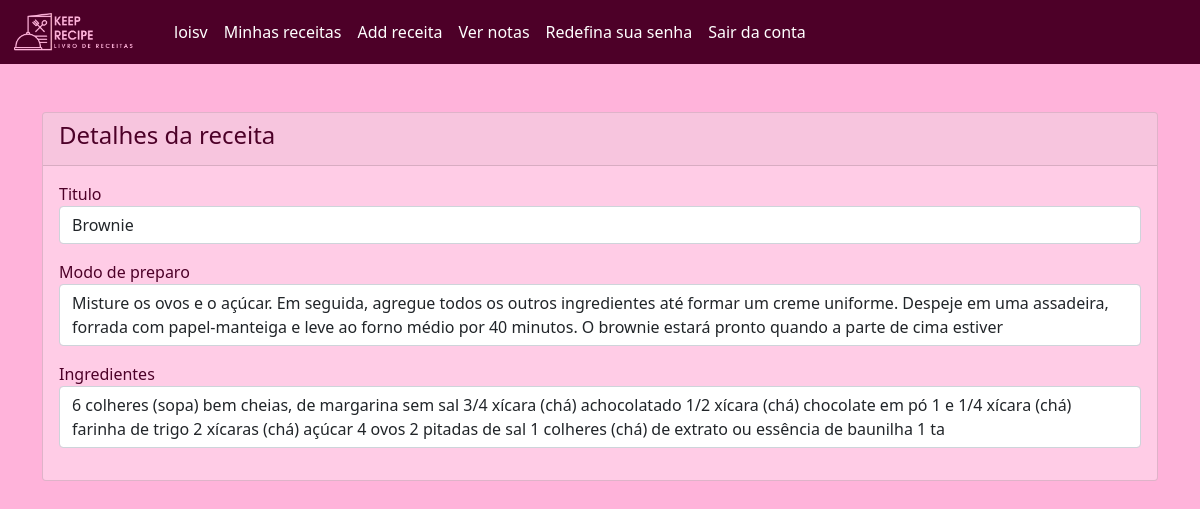
/KeepRecipeV2/recipe-view.php?id=8 (signed in), run on the app's committed database.
### tables this page shows
CREATE TABLE `recipe` (
  `id` int(11) NOT NULL,
  `title` varchar(255) NOT NULL,
  `modo_preparo` varchar(255) NOT NULL,
  `ingredient` varchar(255) NOT NULL,
  `id_user` int(11) NOT NULL,
  `created_at` datetime NOT NULL DEFAULT current_timestamp()
);

### KeepRecipeV2/recipe-view.php (the view, shortened to what this page needs)
<?php
require 'dbcon.php';
?>
<!doctype html>
<html lang="pt-BR">
  <head>
    <link href="https://cdn.jsdelivr.net/npm/bootstrap@5.1.3/dist/css/bootstrap.min.css" rel="stylesheet">
    <link rel="stylesheet" href="css/css.css">
</head>
<body>
    <nav class="navbar navbar-expand-lg navbar-light" style="background-color: #4d0028;">
        <a href="./index.html" class="navbar-brand"><img src="./img/logoLateralEscuro.png" style="width: 150px; height: 37.5px;"></a>
        <div class="collapse navbar-collapse" id="navbarSupportedContent">
            <ul class="navbar-nav mr-auto">
                <li class="nav-item active">
                    <a class="nav-link" href="#" style="color: #ffffff;"> <?php echo htmlspecialchars($_SESSION["username"]); ?> </a>
                </li>
                <li class="nav-item active">
                    <a class="nav-link" href="welcome.php" style="color: #ffffff;"> Minhas receitas </a>
                </li>
                <li class="nav-item active">
                    <a class="nav-link" href="recipe-create.php"  style="color: #ffffff;">Add receita</a>
                </li>
                <li class="nav-item active">
                    <a class="nav-link" href="recipe-score-view.php"  style="color: #ffffff;">Ver notas</a>
                </li>
                <li>
                    <a class="nav-link" href="reset-password.php" style="color: #ffffff;">Redefina sua senha</a>
                </li>
                <li>
                    <a class="nav-link"href="logout.php" style="color: #ffffff;">Sair da conta</a>
                </li>
            </ul>
        </div>
    </nav>
    <div class="container mt-5">
        <div class="row">
            <div class="col-md-12">
                <div class="card">
                    <div class="card-header">
                        <h4>Detalhes da receita</h4>
                    </div>
                    <div class="card-body">
                        <?php
                        if(isset($_GET['id']))
                        {
                            $recipe_id = mysqli_real_escape_string($con, $_GET['id']);
                            $query = "SELECT * FROM recipe WHERE id='$recipe_id' ";
                            $query_run = mysqli_query($con, $query);
                            if(mysqli_num_rows($query_run) > 0)
                            {
                                $recipe = mysqli_fetch_array($query_run);
                                ?>
                                    <div class="mb-3">
                                        <label>Titulo</label>
                                        <p class="form-control">
                                            <?=$recipe['title'];?>
                                        </p>
                                    </div>
                                    <div class="mb-3">
                                        <label>Modo de preparo</label>
                                        <p class="form-control">
                                            <?=$recipe['modo_preparo'];?>
                                        </p>
                                    </div>
                                    <div class="mb-3">
                                        <label>Ingredientes</label>
                                        <p class="form-control">
                                            <?=$recipe['ingredient'];?>
                                        </p>
                                    </div>
                                <?php
                            }
                            else
                            {
                                echo "<h4>Nenhum ID encontrado</h4>";
                            }
                        }
                        ?>
                    </div>
                </div>
            </div>
        </div>
    </div>
</body>
</html>

### KeepRecipeV2/css/css.css (style rules this page uses)
body { background-color: #ffb3da; }
.card { background-color: #ffcce6; color: #4d0028; }

### data on the page
recipe: title "Brownie", modo_preparo "Misture os ovos e o açúcar. Em seguida, agregue todos os outros ingredientes até formar um creme uniforme. Despeje em uma assadeira, forrada com papel-manteiga e leve ao forno médio por 40 minutos. O brownie estará pronto quando a parte de cima estiver", ingredient "6 colheres (sopa) bem cheias, de margarina sem sal 3/4 xícara (chá) achocolatado 1/2 xícara (chá) chocolate em pó 1 e 1/4 xícara (chá) farinha de trigo 2 xícaras (chá) açúcar 4 ovos 2 pitadas de sal 1 colheres (chá) de extrato ou essência de baunilha 1 ta"

### other printed values
$_SESSION["username"] "loisv"
